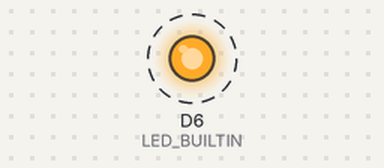
Recording of a program running on a simulated Arduino MKR. On the bench: output pins drawn as LEDs (lit = HIGH). Dashed ring = blinking. What the program prints to the serial monitor is not drawn.

Above: at 0.5 s.
Timing chart, 0 to 4.6 s (numbered marks = the images above):
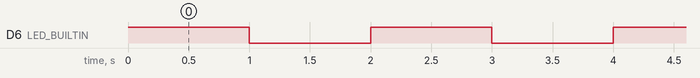

Measured:
- by itself, D6 (LED_BUILTIN): alternates HIGH for 1.0 s and LOW for 1.0 s

The program:

main.cpp
```cpp
/*
  Blink
  Turns an LED on for one second, then off for one second, repeatedly.
*/
#include <Arduino.h>

void setup()
{
  // initialize digital pin LED_BUILTIN as an output.
  pinMode(LED_BUILTIN, OUTPUT);
  Serial.begin(9600);
}

// the loop function runs over and over again forever
void loop()
{
  digitalWrite(LED_BUILTIN, HIGH); // turn the LED on (HIGH is the voltage level)
  Serial.println("LED ON");
  delay(1000);                    // wait for a second
  digitalWrite(LED_BUILTIN, LOW); // turn the LED off by making the voltage LOW
  Serial.println("LED OFF");
  delay(1000);                    // wait for a second
}

void init(){

}
```
